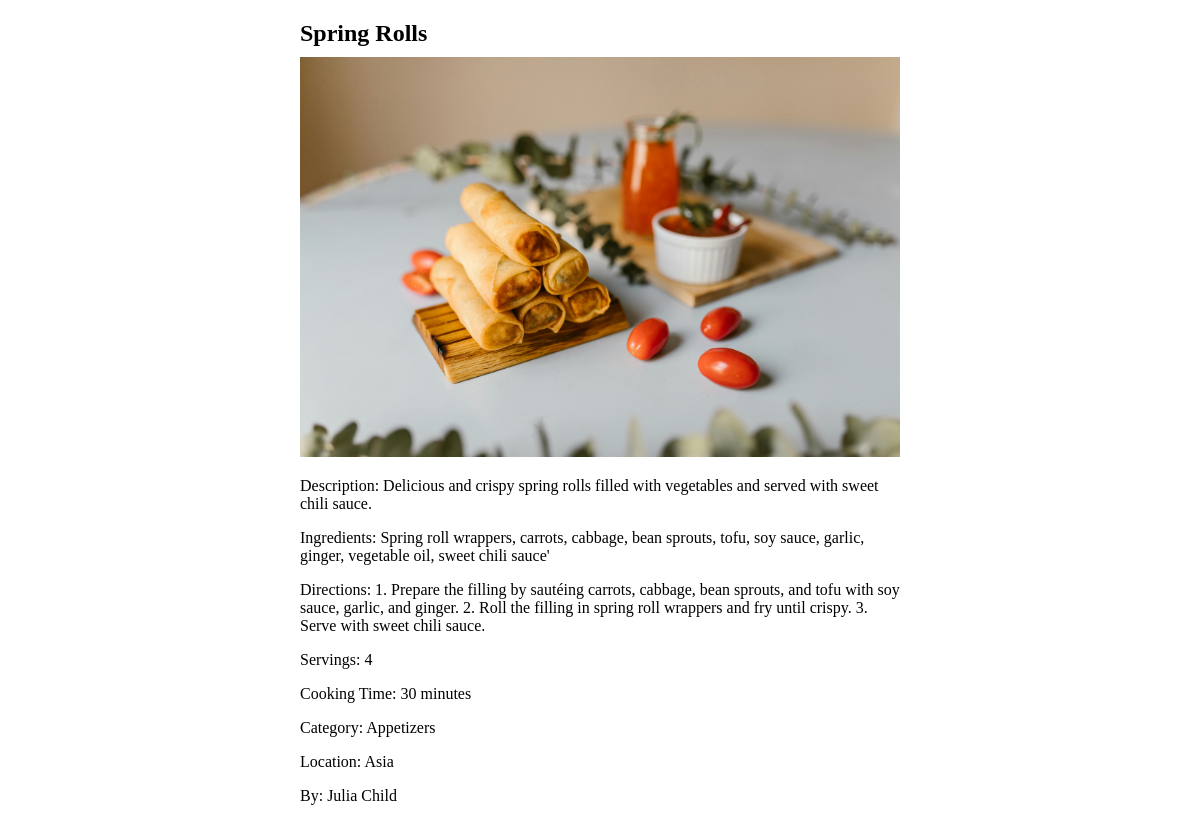
Screenshot of /view_recipe.php?recipe_id=1 with the database file from the repository.
### tables this page shows
CREATE TABLE `recipes` (
  `recipe_id` int(11) NOT NULL,
  `user_id` int(11) DEFAULT NULL,
  `title` varchar(100) NOT NULL,
  `description` text,
  `ingredients` text,
  `directions` text,
  `servings` int(11) DEFAULT NULL,
  `cooking_time` int(11) DEFAULT NULL,
  `category` varchar(100) DEFAULT NULL,
  `location` varchar(100) DEFAULT NULL,
  `image_url` varchar(255) DEFAULT NULL
);

CREATE TABLE `users` (
  `user_id` int(11) NOT NULL,
  `username` varchar(128) NOT NULL,
  `email` varchar(255) NOT NULL,
  `password_hash` varchar(255) NOT NULL,
  `role` enum('recipe_seeker','cook_chef','admin') NOT NULL
);

### view_recipe.php (the view, shortened to what this page needs)
<?php
$mysqli = require 'database.php';
function getRecipeDetails($mysqli, $recipe_id) {
    $sql = "SELECT r.*, u.username FROM recipes r JOIN users u ON r.user_id = u.user_id WHERE r.recipe_id = ?";
    $stmt = $mysqli->prepare($sql);
    $stmt->bind_param("i", $recipe_id);
    $stmt->execute();
    $result = $stmt->get_result();
    $recipe = $result->fetch_assoc();
    return $recipe;
}
if (isset($_GET['recipe_id'])) {
    $recipe_id = $_GET['recipe_id'];
    $recipe = getRecipeDetails($mysqli, $recipe_id);
} else {
    echo "Recipe ID is missing.";
    exit();
}
?>
<!DOCTYPE html>
<html lang="en">
<head>
</head>
<body>
    <div class="recipe-details">
        <h2><?= $recipe['title'] ?></h2>
        <img src="<?= $recipe['image_url'] ?>" alt="<?= $recipe['title'] ?>">
        <p>Description: <?= $recipe['description'] ?></p>
        <p>Ingredients: <?= $recipe['ingredients'] ?></p>
        <p>Directions: <?= $recipe['directions'] ?></p>
        <p>Servings: <?= $recipe['servings'] ?></p>
        <p>Cooking Time: <?= $recipe['cooking_time'] ?> minutes</p>
        <p>Category: <?= $recipe['category'] ?></p>
        <p>Location: <?= $recipe['location'] ?></p>
        <p>By: <?= $recipe['username'] ?></p>
    </div>
</body>
</html>

### view_recipe.php (style rules this page uses)
.recipe-details { max-width: 600px; margin: 0 auto; }
.recipe-details img { max-width: 100%; height: auto; }
.recipe-details h2 { margin-bottom: 10px; }
.recipe-details p { margin-bottom: 5px; }

### rows the page displays
recipes: title "Spring Rolls", image_url (picture), description "Delicious and crispy spring rolls filled with vegetables and served with sweet chili sauce.", ingredients "Spring roll wrappers, carrots, cabbage, bean sprouts, tofu, soy sauce, garlic, ginger, vegetable oil, sweet chili sauce'", directions "1. Prepare the filling by sautéing carrots, cabbage, bean sprouts, and tofu with soy sauce, garlic, and ginger. 2. Roll the filling in spring roll wrappers and fry until crispy. 3. Serve with sweet chili sauce.", servings "4", cooking_time "30", category "Appetizers", location "Asia", user.username "Julia Child"
